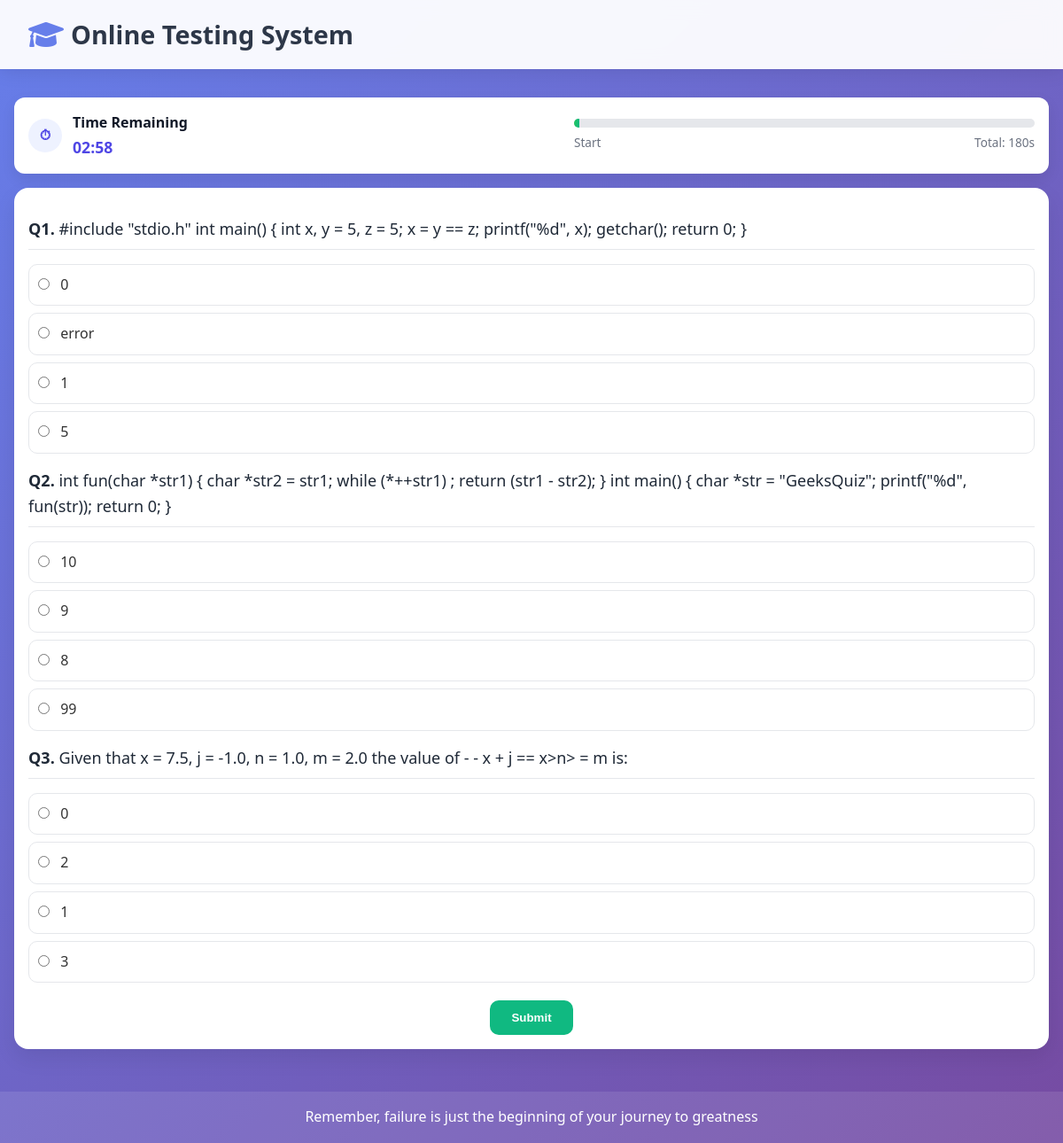
Page /test-paper (signed in) on the committed database.
### OTS/models.py (models this page shows, shortened)
class Question(models.Model):
    qid = models.BigAutoField(primary_key=True, auto_created=True)
    que = models.TextField()
    a = models.CharField(max_length=255)
    b = models.CharField(max_length=255)
    c = models.CharField(max_length=255)
    d = models.CharField(max_length=255)
    ans = models.CharField(max_length=2)  # expected values: 'A'|'B'|'C'|'D'

### OTS/views.py (the view)
# urls.py: path('test-paper', testPaper, name='testPaper'),
def testPaper(request):
    if 'name' not in request.session:
        return HttpResponseRedirect("login")
    try:
        n = int(request.GET.get('n', '5'))
    except ValueError:
        n = 5
    question_pool = list(Question.objects.all())
    random.shuffle(question_pool)
    questions_list = question_pool[:n]
    duration_minutes = _compute_duration_minutes(n)
    duration_seconds = duration_minutes * 60
    session_key = 'current_test_timer'
    now_sec = int(time.time())
    timer = request.session.get(session_key)
    if (
        not timer
        or timer.get('n') != n
        or (now_sec - int(timer.get('start_ts', now_sec))) >= int(timer.get('duration_sec', duration_seconds))
    ):
        timer = {'n': n, 'start_ts': now_sec, 'duration_sec': duration_seconds}
        request.session[session_key] = timer
        request.session.modified = True
    elapsed = max(0, now_sec - int(timer['start_ts']))
    remaining_seconds = max(0, int(timer['duration_sec']) - elapsed)
    config = TestConfig.objects.first()
    show_leave_warning = bool(config.show_leave_warning) if config else True
    context = {
        'questions': questions_list,
        'total_questions': n,
        'time_limit_minutes': duration_minutes,
        'time_limit_seconds': remaining_seconds,
        'total_duration_seconds': int(timer['duration_sec']),
        'show_leave_warning': show_leave_warning,
    }
    return render(request, 'test_paper.html', context)

### OTS/views.py (called while the page is built)
def _compute_duration_minutes(n: int) -> int:
    config = TestConfig.objects.first()
    if config:
        if n <= 5:
            return config.minutes_short
        elif n <= 10:
            return config.minutes_medium
        else:
            return config.minutes_long
    return max(n * 1, 1)

### templates/test_paper.html (shortened to what this page needs)
{% extends 'main.html' %}
{% block content %}
<div class="test-timer-bar" style="background:#fff;border-radius:12px;padding:16px;margin-bottom:16px;box-shadow:0 6px 16px rgba(0,0,0,0.08);display:flex;align-items:center;justify-content:space-between;">
  <div style="display:flex;align-items:center;gap:12px;color:#1f2937;">
    <span style="display:inline-flex;width:38px;height:38px;border-radius:999px;align-items:center;justify-content:center;background:#EEF2FF;color:#4F46E5;font-weight:700;">⏱</span>
    <div>
      <div style="font-weight:800;color:#111827;">Time Remaining</div>
      <div id="countdown" style="font-weight:700;color:#4F46E5;font-size:1.1rem;">--:--</div>
    </div>
  </div>
  <div style="flex:1;max-width:520px;margin-left:16px;">
    <div style="height:10px;background:#E5E7EB;border-radius:999px;overflow:hidden;">
      <div id="time-progress" style="height:10px;width:0%;background:linear-gradient(90deg,#22C55E,#10B981);transition:width .3s;"></div>
    </div>
    <div style="display:flex;justify-content:space-between;margin-top:6px;font-size:.85rem;color:#6B7280;">
      <span>Start</span>
      <span>Total: {{ total_duration_seconds|default:0 }}s</span>
    </div>
  </div>
</div>
<form id="test-form" action="{% url 'OTS:calculateTest' %}" method="post" style="background:#fff;border-radius:16px;padding:16px;box-shadow:0 10px 24px rgba(0,0,0,0.08);">
  {% for question in questions %}
    <div class="question" style="color:#1f2937;font-size:18px;margin:16px 0;padding-bottom:8px;border-bottom:1px solid #e5e7eb;">
      <strong>Q{{ forloop.counter }}.</strong> {{question.que}}
    </div>
    <div class="options" style="margin-bottom:12px;">
      <label style="display:block;padding:10px;border:1px solid #e5e7eb;border-radius:10px;margin-bottom:8px;cursor:pointer;">
        <input type="radio" name="q{{question.qid}}" value="A" style="margin-right:8px;"> {{question.a}}
      </label>
      <label style="display:block;padding:10px;border:1px solid #e5e7eb;border-radius:10px;margin-bottom:8px;cursor:pointer;">
        <input type="radio" name="q{{question.qid}}" value="B" style="margin-right:8px;"> {{question.b}}
      </label>
      <label style="display:block;padding:10px;border:1px solid #e5e7eb;border-radius:10px;margin-bottom:8px;cursor:pointer;">
        <input type="radio" name="q{{question.qid}}" value="C" style="margin-right:8px;"> {{question.c}}
      </label>
      <label style="display:block;padding:10px;border:1px solid #e5e7eb;border-radius:10px;margin-bottom:8px;cursor:pointer;">
        <input type="radio" name="q{{question.qid}}" value="D" style="margin-right:8px;"> {{question.d}}
      </label>
    </div>
  {% endfor %}
  <div style="text-align:center;margin-top:20px;">
    <input id="submit-btn" type="submit" value="Submit" style="background:#10B981;color:white;border:none;padding:12px 24px;border-radius:10px;cursor:pointer;font-weight:700;">
  </div>
</form>
{% endblock %}

### static/theme.css (style rules this page uses)
* { margin: 0; padding: 0; box-sizing: border-box; }
body { font-family: 'Segoe UI', Tahoma, Geneva, Verdana, sans-serif; line-height: 1.6; color: #333; background: linear-gradient(135deg, #667eea 0%, #764ba2 100%); min-height: 100vh; }

### rows in the picture
Question: que "#include \"stdio.h\" int main() { int x, y = 5, z = 5; x = y == z; printf(\"%d\", x); getchar(); return 0; }", a "0", b "error", c "1", d "5"
Question: que "int fun(char *str1) { char *str2 = str1; while (*++str1) ; return (str1 - str2); } int main() { char *str = \"GeeksQuiz\"; printf(\"%d\", fun(str)); return 0; }", a "10", b "9", c "8", d "99"
Question: que "Given that x = 7.5, j = -1.0, n = 1.0, m = 2.0 the value of - - x + j == x>n> = m is:", a "0", b "2", c "1", d "3"

### other values in the picture
{{ total_duration_seconds|default:0 }} "180"
